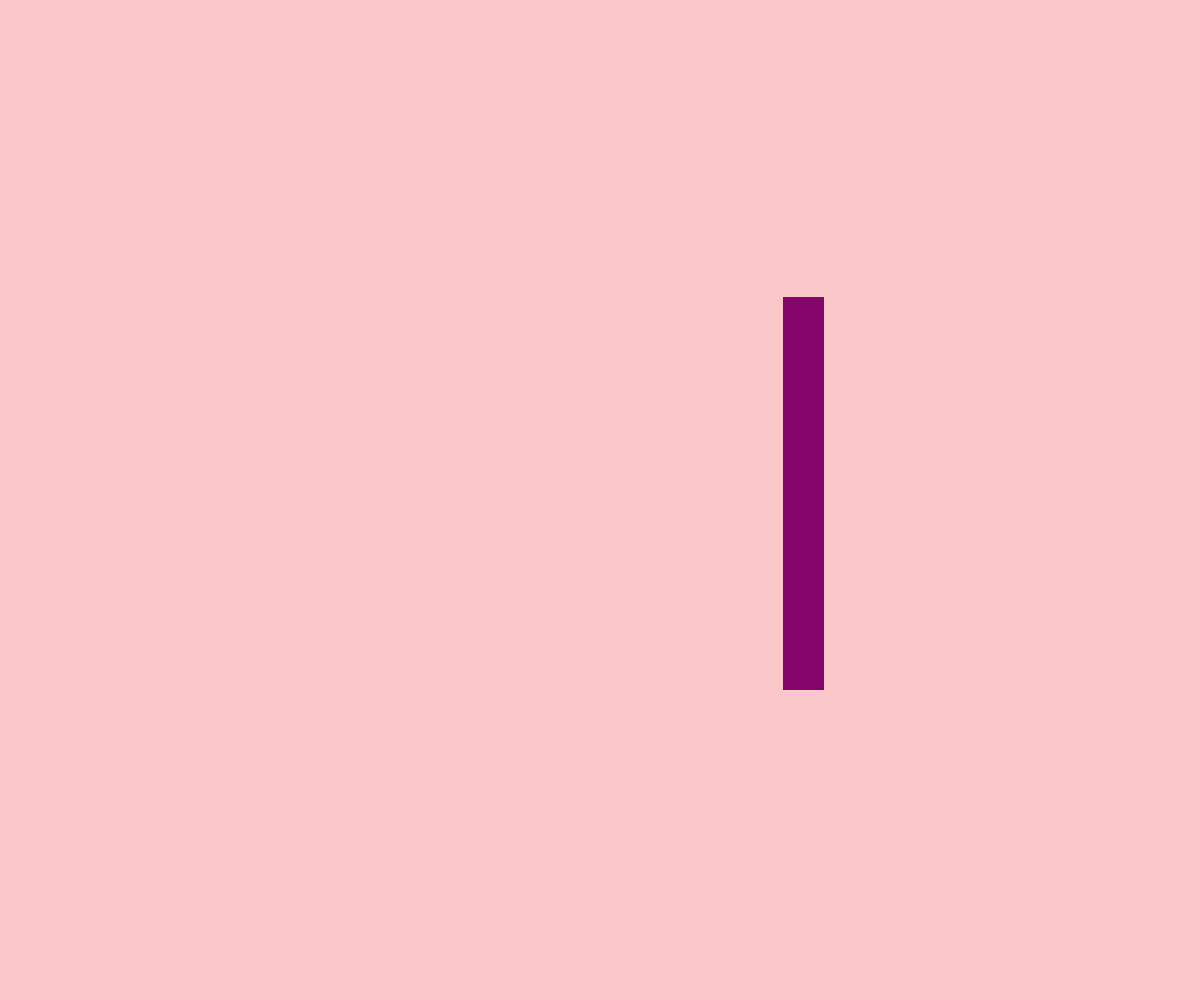
Frame 1 (no input)
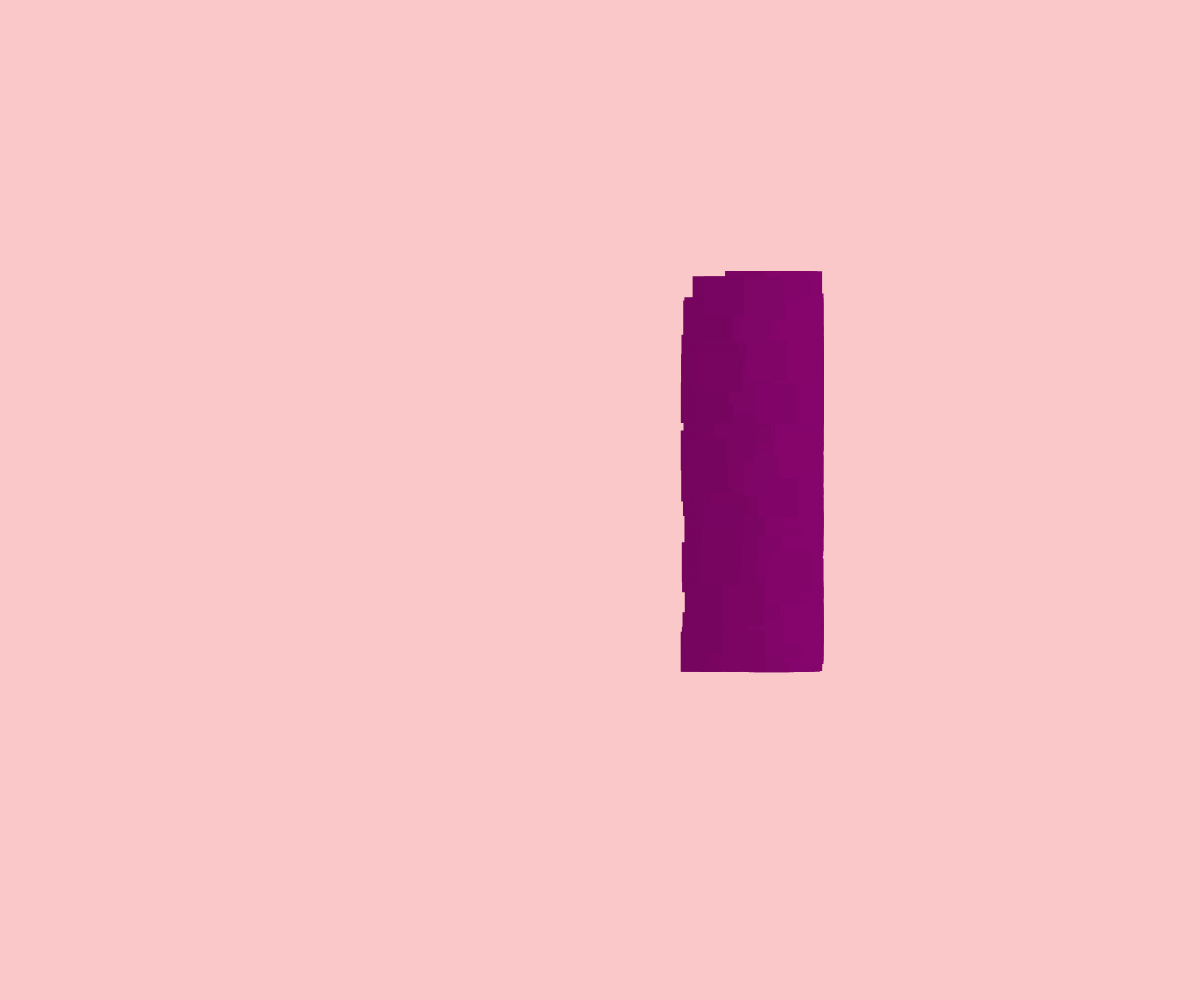
Frame 60 (no input)
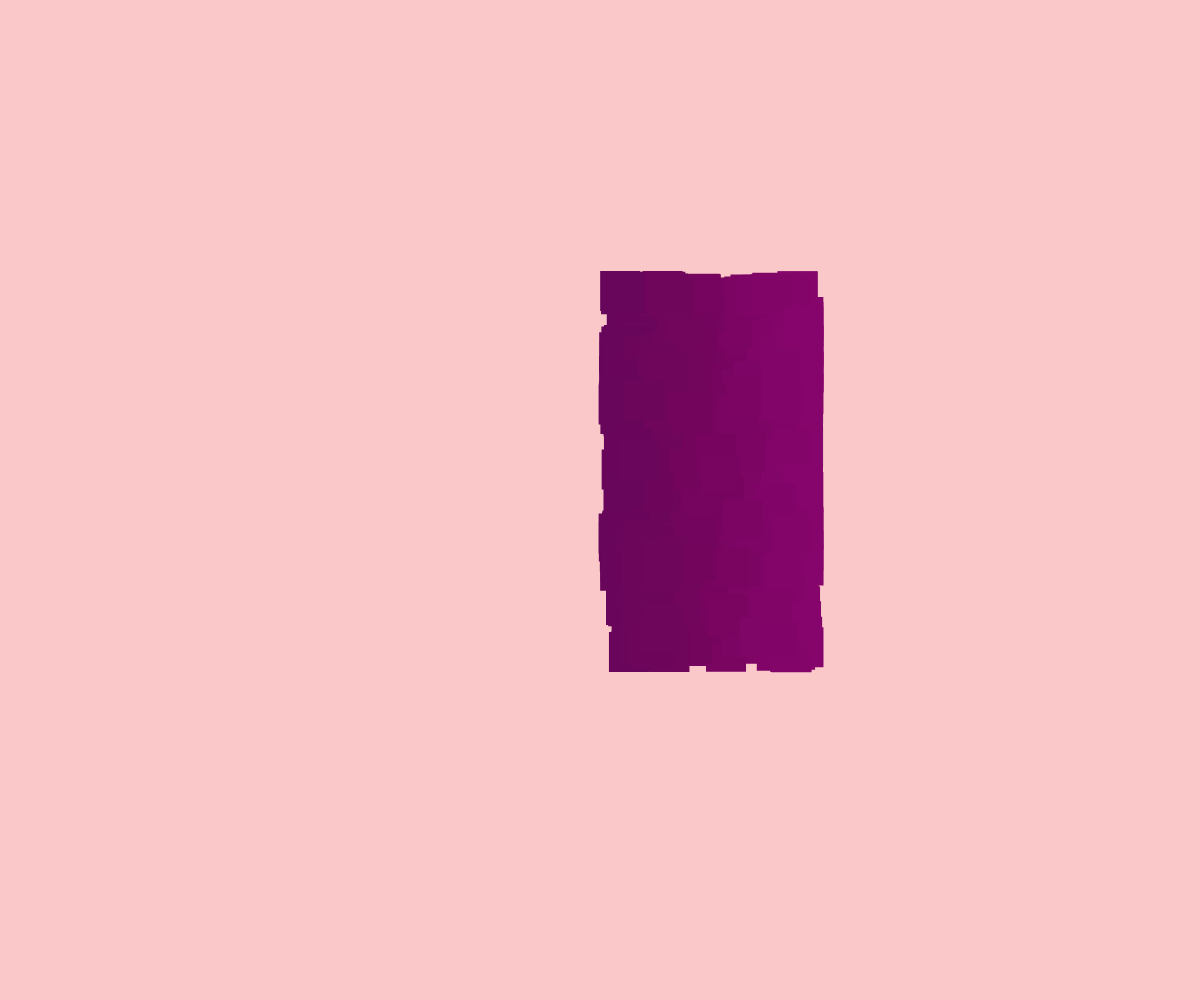
Frame 120 (the mouse pressed at the canvas centre since frame 60)

The p5.js sketch that drew these frames (run headless with seeded random() and noise() and a simulated clock; from frame 60 on, the mouse is pressed at the canvas centre):

// p5.js sketch
// ── sketch.js

var w, h;
var quanti = 1000;
var d = 40;
var c = [];
var speedMax = 0.02;

function setup() {
  createCanvas(w = windowWidth, h = windowHeight);
  // crea n oggetti di classe Camminatore
  for (var i = 0; i < quanti; i++) {
    c.push(new Camminatore(i));
  }
}

function draw() {
  background(250, 200, 200);
  // per tutti i camminatori chiama i diversi metodi utili 
  for (var i = 0; i < quanti; i++) {
    c[i].move();
    c[i].display();
  }
}

// classe
function Camminatore(_id) {
  // costruttore
  this.id = _id;
  this.x = 0;
  this.y = 0;
  this.speedX = random(2, speedMax);
  this.speedY = random(40, 1);
  this.noiseX = random(0.0002);
  this.noiseY = random(1);

  // metodo move
  this.move = function() {
    // if (random(1) >= 0.5) this.dirX *= -1;
    // if (random(1) >= 0.5) this.dirY *= -1;
    this.x = noise(this.noiseX) * w
    this.y = noise(this.noiseY) * h
    this.noiseX += 0.001 * this.speedX;
    this.noiseY += 0.001 * this.speedY;
  }
  
  // metodo display
  this.display = function() {
    fill(200 * noise(this.noiseX), 10 * noise(this.noiseX + 10), 200 * noise(this.noiseX + 30));
    noStroke();
    rectMode(CENTER);
    rect(this.x, this.y, d);

  }
}
